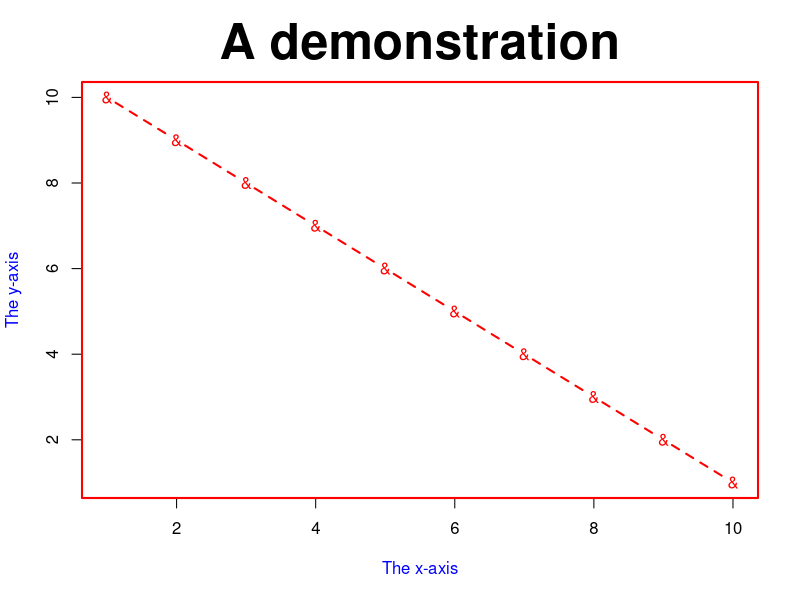

This chart was generated by the following R code:
par(
    cex.main = 3,
    font.main = 2,
    col.lab = "blue",
    col = "red",
    lty = "dashed",
    lwd = 2,
    pch = "&"
)
plot(
    x = 1:10,
    y = 10:1,
    main = "A demonstration",
    xlab = "The x-axis",
    ylab = "The y-axis",
    type = "b",
)